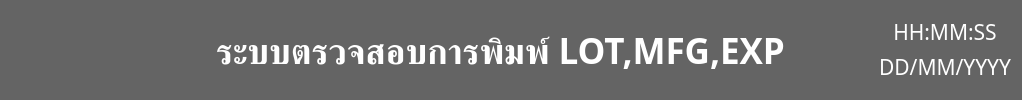
        <widget class="QWidget" name="widget" native="true">
         <property name="minimumSize">
          <size>
           <width>0</width>
           <height>70</height>
          </size>
         </property>
         <property name="styleSheet">
          <string notr="true">background-color: rgb(100, 100, 100);
color: rgb(255, 255, 255);
border-radius: 8px;</string>
         </property>
         <layout class="QHBoxLayout" name="horizontalLayout">
          <property name="topMargin">
           <number>0</number>
          </property>
          <property name="bottomMargin">
           <number>0</number>
          </property>
          <item>
           <widget class="QFrame" name="frame_28">
            <property name="enabled">
             <bool>true</bool>
            </property>
            <property name="minimumSize">
             <size>
              <width>0</width>
              <height>0</height>
             </size>
            </property>
            <property name="frameShape">
             <enum>QFrame::Shape::StyledPanel</enum>
            </property>
            <property name="frameShadow">
             <enum>QFrame::Shadow::Raised</enum>
            </property>
            <layout class="QHBoxLayout" name="horizontalLayout_6">
             <property name="spacing">
              <number>0</number>
             </property>
             <property name="leftMargin">
              <number>0</number>
             </property>
             <property name="topMargin">
              <number>0</number>
             </property>
             <property name="rightMargin">
              <number>75</number>
             </property>
             <property name="bottomMargin">
              <number>0</number>
             </property>
             <item>
              <widget class="QPushButton" name="menu">
               <property name="font">
                <font>
                 <pointsize>9</pointsize>
                </font>
               </property>
               <property name="cursor">
                <cursorShape>PointingHandCursor</cursorShape>
               </property>
               <property name="text">
                <string/>
               </property>
               <property name="icon">
                <iconset resource="resource.qrc">
                 <normaloff>:/assets/icon/menu.png</normaloff>
                 <normalon>:/assets/icon/menu_open.png</normalon>:/assets/icon/menu.png</iconset>
               </property>
               <property name="iconSize">
                <size>
                 <width>60</width>
                 <height>60</height>
                </size>
               </property>
               <property name="checkable">
                <bool>true</bool>
               </property>
               <property name="autoExclusive">
                <bool>true</bool>
               </property>
              </widget>
             </item>
            </layout>
           </widget>
          </item>
          <item>
           <spacer name="horizontalSpacer_5">
            <property name="orientation">
             <enum>Qt::Orientation::Horizontal</enum>
            </property>
            <property name="sizeHint" stdset="0">
             <size>
              <width>92</width>
              <height>20</height>
             </size>
            </property>
           </spacer>
          </item>
          <item>
           <widget class="QLabel" name="title">
            <property name="font">
             <font>
              <family>Kanit</family>
              <pointsize>26</pointsize>
              <bold>true</bold>
             </font>
            </property>
            <property name="styleSheet">
             <string notr="true"/>
            </property>
            <property name="text">
             <string>ระบบตรวจสอบการพิมพ์ LOT,MFG,EXP</string>
            </property>
            <property name="alignment">
             <set>Qt::AlignmentFlag::AlignCenter</set>
            </property>
           </widget>
          </item>
          <item>
           <spacer name="horizontalSpacer_4">
            <property name="orientation">
             <enum>Qt::Orientation::Horizontal</enum>
            </property>
            <property name="sizeHint" stdset="0">
             <size>
              <width>75</width>
              <height>20</height>
             </size>
            </property>
           </spacer>
          </item>
          <item>
           <widget class="QLabel" name="wifi_signal">
            <property name="maximumSize">
             <size>
              <width>60</width>
              <height>60</height>
             </size>
            </property>
            <property name="text">
             <string/>
            </property>
            <property name="pixmap">
             <pixmap resource="resource.qrc">:/assets/icon/no-wifi.png</pixmap>
            </property>
            <property name="scaledContents">
             <bool>true</bool>
            </property>
           </widget>
          </item>
          <item>
           <widget class="QGroupBox" name="datetime_group_2">
            <property name="font">
             <font>
              <pointsize>11</pointsize>
             </font>
            </property>
            <property name="alignment">
             <set>Qt::AlignmentFlag::AlignCenter</set>
            </property>
            <layout class="QVBoxLayout" name="datetime_group">
             <property name="spacing">
              <number>0</number>
             </property>
             <property name="leftMargin">
              <number>0</number>
             </property>
             <property name="topMargin">
              <number>5</number>
             </property>
             <property name="rightMargin">
              <number>0</number>
             </property>
             <property name="bottomMargin">
              <number>5</number>
             </property>
             <item>
              <widget class="QLabel" name="time_bar">
               <property name="maximumSize">
                <size>
                 <width>140</width>
                 <height>16</height>
                </size>
               </property>
               <property name="font">
                <font>
                 <family>Kanit</family>
                 <pointsize>16</pointsize>
                 <bold>false</bold>
                </font>
               </property>
               <property name="text">
                <string>HH:MM:SS</string>
               </property>
               <property name="alignment">
                <set>Qt::AlignmentFlag::AlignCenter</set>
               </property>
              </widget>
             </item>
             <item>
              <widget class="QLabel" name="date_bar">
               <property name="maximumSize">
                <size>
                 <width>140</width>
                 <height>16</height>
                </size>
               </property>
               <property name="font">
                <font>
                 <family>Kanit</family>
                 <pointsize>16</pointsize>
                 <bold>false</bold>
                </font>
               </property>
               <property name="text">
                <string>DD/MM/YYYY</string>
               </property>
               <property name="alignment">
                <set>Qt::AlignmentFlag::AlignCenter</set>
               </property>
              </widget>
             </item>
            </layout>
           </widget>
          </item>
         </layout>
        </widget>
